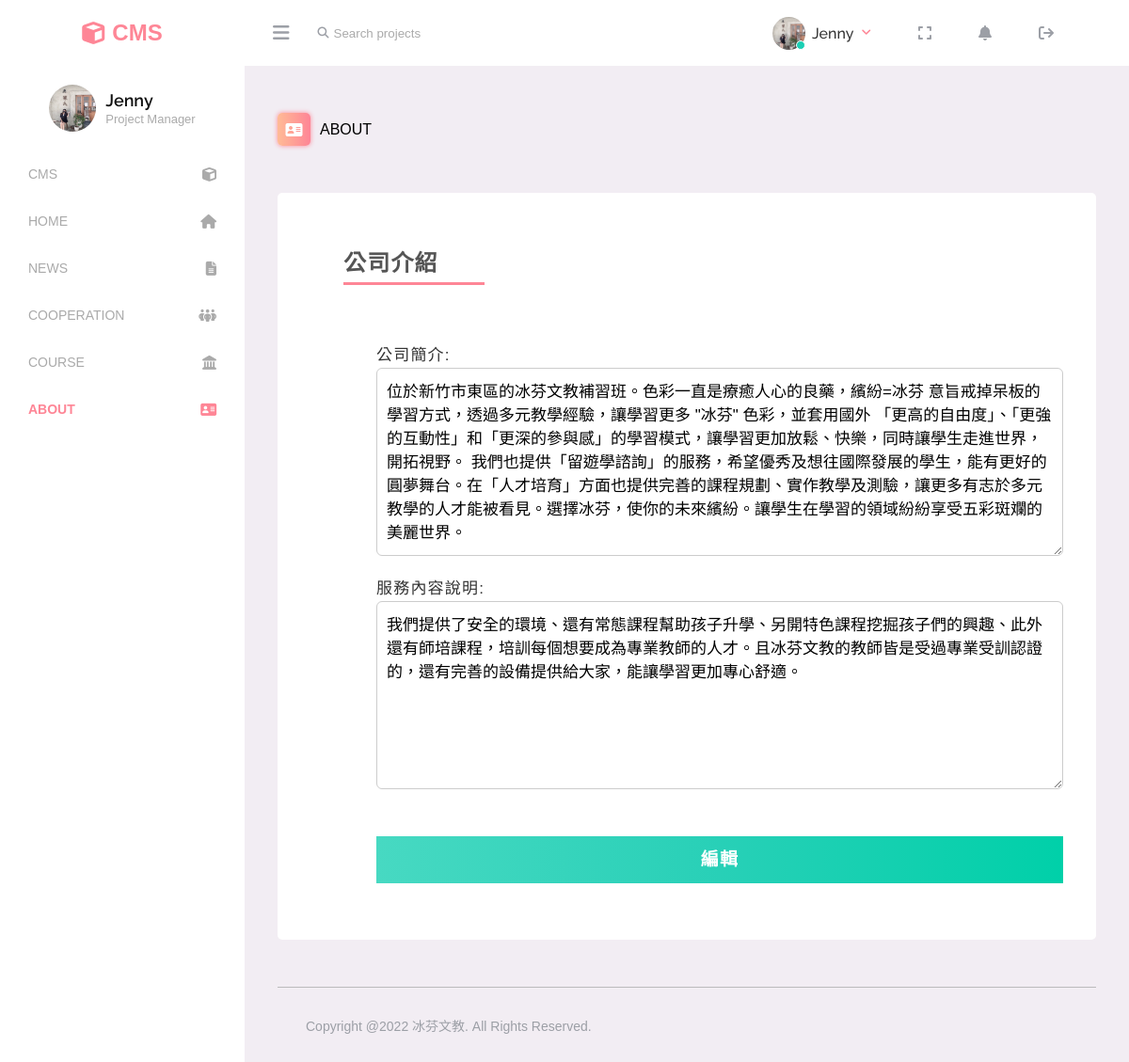
Screenshot of /cms/companyIntro.php (signed in) with the database file from the repository.
### tables this page shows
CREATE TABLE `about` (
  `id` int(11) NOT NULL,
  `intro` text NOT NULL,
  `service` text NOT NULL,
  `lastdate` datetime NOT NULL,
  `user` varchar(100) NOT NULL
);

### cms/companyIntro.php (the view, shortened to what this page needs)
<?php
require_once('../config/conn.php');
$sql_str = "SELECT * FROM about ORDER BY lastdate DESC";
$stmt = $conn -> prepare($sql_str);
$stmt -> execute();
$RS_about = $stmt -> fetch(PDO::FETCH_ASSOC);
if(isset($_SESSION['username'])){
?>
<!DOCTYPE html>
<html lang="zh-Hant-TW">
<head>
    <link rel="stylesheet" href="../css/cms.css">
    <link rel="stylesheet" href="https://cdnjs.cloudflare.com/ajax/libs/font-awesome/6.1.1/css/all.min.css">
</head>
<body>
    <?php include_once('./header.php');  ?>
    <main id="companyIntro">
        <div class="title"><span class="icon"><i class="fa-solid fa-address-card"></i></span>ABOUT</div>
        <div class="information">
            <h4>公司介紹</h4>
            <form action="./chk_createCompanyIntro.php" method="POST">
                <label for="">
                    <p>公司簡介:</p>
                    <textarea name="intro" cols="30" rows="10" id="intro"><?php echo $RS_about['intro']; ?></textarea>
                </label>
                <label for="">
                    <p>服務內容說明:</p>
                    <textarea name="service" cols="30" rows="10" id="service"><?php echo $RS_about['service']; ?></textarea>
                </label>
                <a href="javascript:;" id="send" onclick="sendFn()">編輯</a>
            </form>
        </div>
        <?php include('footer.php'); ?>
    </main>
</body>
</html>
<?php }else{
    header('Location:./noPermission.php');
} ?>

### rows the page displays
about: intro "位於新竹市東區的冰芬文教補習班。色彩一直是療癒人心的良藥，繽紛=冰芬 意旨戒掉呆板的學習方式，透過多元教學經驗，讓學習更多 \"冰芬\" 色彩，並套用國外 「更高的自由度」、「更強的互動性」和「更深的參與感」的學習模式，讓學習更加放鬆、快樂，同時讓學生走進世界，開拓視野。 我們也提供「留遊學諮詢」的服務，希望優秀及想往國際發展的學生，能有更好的圓夢舞台。在「人才培育」方面也提供完善的課程規劃、實作教學及測驗，讓更多有志於多元教學的人才能被看見。選擇冰芬，使你的未來繽紛。讓學生在學習的領域紛紛享受五彩斑斕的美麗世界。", service "我們提供了安全的環境、還有常態課程幫助孩子升學、另開特色課程挖掘孩子們的興趣、此外還有師培課程，培訓每個想要成為專業教師的人才。且冰芬文教的教師皆是受過專業受訓認證的，還有完善的設備提供給大家，能讓學習更加專心舒適。"

### other values shown
$_SESSION['name'] "Jenny"
